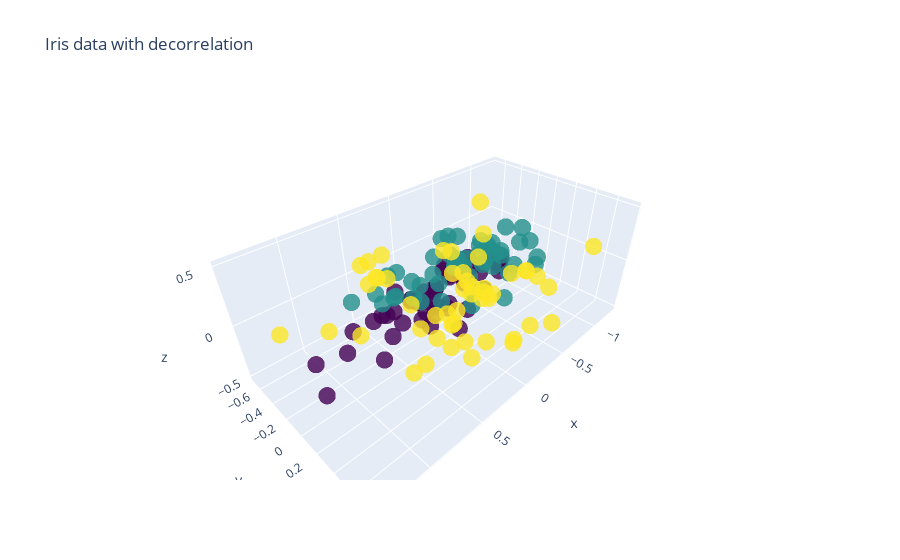

Notebook source saved alongside this figure:
### Code cell
import plotly.graph_objects as go
data = transformed[:, [1, 2, 3]]
fig = go.Figure(data=[go.Scatter3d(x=data[:,0], y=data[:,1], z=data[:,2],
                                   mode='markers', marker=dict(size=6, color=iris.target, colorscale='Viridis', 
                                                               opacity=0.8))])
fig.update_layout(title="Iris data with decorrelation")
fig.show()

### Figure 1 — Plotly figure (JSON) as saved in the notebook; plotly's stock layout.template omitted (floating-point values rounded to 4 significant figures; data arrays with more than 128 entries replaced by an {"elided": "..."} marker saying what was removed)
{"data": [{"marker": {"color": {"elided": "150 int values"}, "colorscale": [[0, "#440154"], [0.1111, "#482878"], [0.2222, "#3e4989"], [0.3333, "#31688e"], [0.4444, "#26828e"], [0.5556, "#1f9e89"], [0.6667, "#35b779"], [0.7778, "#6ece58"], [0.8889, "#b5de2b"], [1, "#fde725"]], "opacity": 0.8, "size": 6}, "mode": "markers", "type": "scatter3d", "x": {"elided": "150 float values"}, "y": {"elided": "150 float values"}, "z": {"elided": "150 float values"}}], "layout": {"title": {"text": "Iris data with decorrelation"}}}
